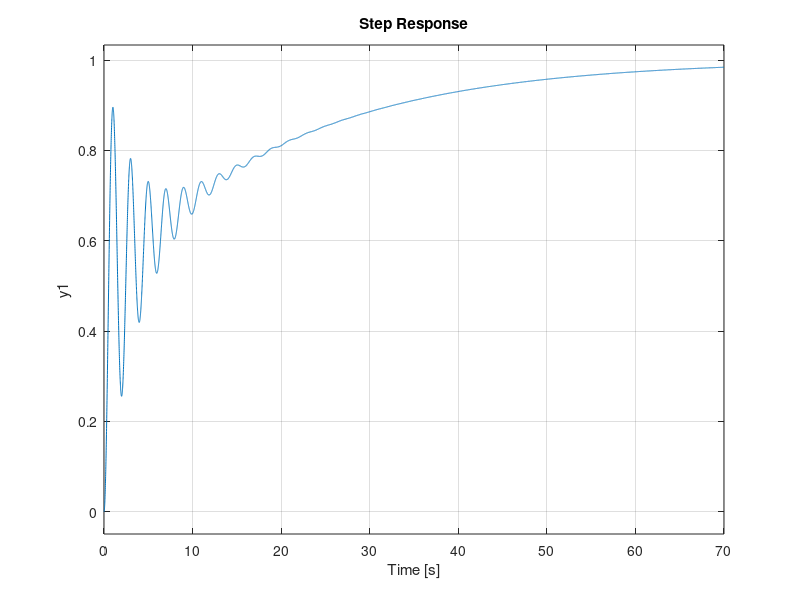

The MATLAB script that drew this image: (Note: this script raises an error after producing the figure.)
%% Prova MATLAB Tipo C: script di avvio (da NON modificare!)
%  Per la consegnam creare un proprio script con i comandi eseguiti man 
%  mano nello svolgimento degli esercizi

% definizione matrici A,B,C,D per il modello della dinamica dell'angolo di
% pitch di un aereo (v. https://ctms.engin.umich.edu )
A=[-0.3 50 0;-0.1 -0.4 0; 0 50 0]
B=[0.2 0.1 0]'
C=[0 0 1]
D=0

%ESERCIZIO 1
%funzione di trasferimento
sys=ss(A,B,C,D)
G=tf(sys)

%poli della funzione
p=pole(G)

%autovalori della funzione
autovalori=eig(A)

%poli e autovalori coincidono quindi il sistema è completamente osservabile
%e controllabile

%ESERCIZIO 2
%si verifichi il sistema ad anello chiuso con guadagno K=1 risulti o meno
%stabile con l'analisi della risposta y(t) al gradino 

s=tf('s')
H=(1/(1+(s/50)))
Gcl=feedback(G,H)
figure,step(Gcl)

%Valore del guadagno Klim per il quale il sistema risulta semplicemente
%stabile tramite n'analisi del margine di impiezza o tramite l'analisi del
%luogo delle radici 
L=G*H
Klim=margin(L)

%si ponga K1=0.8Klim si visualizzi l'andamento della risposta al gradino
%del sistema chiuso in retroazione con tale guadagno e si determini il
%tempo di assestamento al 5%
K1=0.8*Klim
Gcl1=feedback(G*K1,1)
Popt=timeoptions;
Popt.SettleTimeThreshold=0.05;
figure,step(Gcl1,Popt)

%Si determni l'errore a regime motivandone il valore tramite le righe di
%commento

%il valore è uguale a 1 quindi l'errore a regime è nullo 
